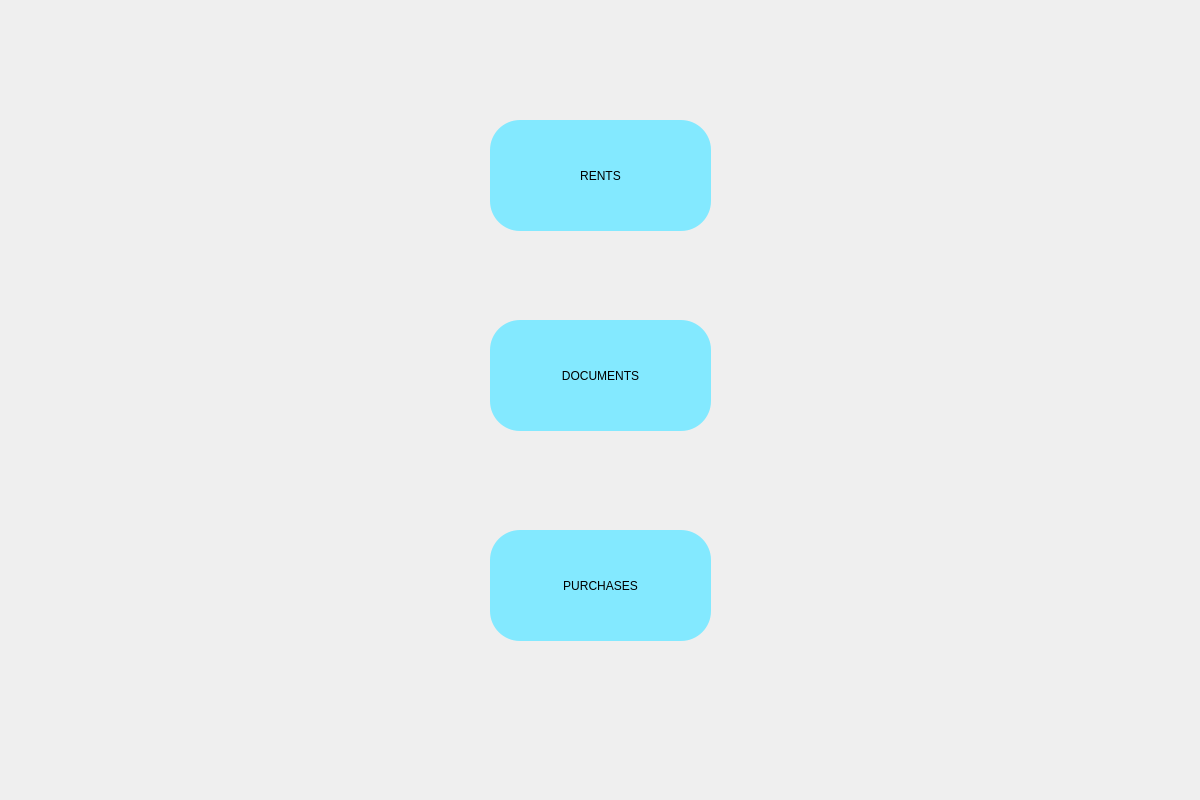
<?xml version="1.0" encoding="UTF-8"?>
<ui version="4.0">
 <class>Form</class>
 <widget class="QWidget" name="Form">
  <property name="geometry">
   <rect>
    <x>0</x>
    <y>0</y>
    <width>1200</width>
    <height>800</height>
   </rect>
  </property>
  <property name="windowTitle">
   <string>Form</string>
  </property>
  <widget class="QLabel" name="label">
   <property name="geometry">
    <rect>
     <x>0</x>
     <y>-10</y>
     <width>1200</width>
     <height>800</height>
    </rect>
   </property>
   <property name="styleSheet">
    <string notr="true">background-image: url(Stationary Isometric Mockup Seamless Pattern.jpeg);
;</string>
   </property>
   <property name="text">
    <string/>
   </property>
  </widget>
  <widget class="QLabel" name="label_2">
   <property name="geometry">
    <rect>
     <x>310</x>
     <y>70</y>
     <width>591</width>
     <height>681</height>
    </rect>
   </property>
   <property name="styleSheet">
    <string notr="true">
background-image: url(Untitled design.png);
border-bottom-right-radius:30px;</string>
   </property>
   <property name="text">
    <string/>
   </property>
  </widget>
  <widget class="QPushButton" name="docs_button">
   <property name="geometry">
    <rect>
     <x>490</x>
     <y>320</y>
     <width>221</width>
     <height>111</height>
    </rect>
   </property>
   <property name="styleSheet">
    <string notr="true">font: 20pt &quot;MV Boli&quot;;
background-color: rgb(131, 233, 255);

border-bottom-right-radius:30px;
border-top-right-radius:30px;
border-bottom-left-radius:30px;
border-top-left-radius:30px;</string>
   </property>
   <property name="text">
    <string>DOCUMENTS</string>
   </property>
  </widget>
  <widget class="QPushButton" name="inventory_button">
   <property name="geometry">
    <rect>
     <x>490</x>
     <y>120</y>
     <width>221</width>
     <height>111</height>
    </rect>
   </property>
   <property name="styleSheet">
    <string notr="true">font: 20pt &quot;MV Boli&quot;;
background-color: rgb(131, 233, 255);

border-bottom-right-radius:30px;
border-top-right-radius:30px;
border-bottom-left-radius:30px;
border-top-left-radius:30px;</string>
   </property>
   <property name="text">
    <string>RENTS</string>
   </property>
  </widget>
  <widget class="QPushButton" name="purchases_button">
   <property name="geometry">
    <rect>
     <x>490</x>
     <y>530</y>
     <width>221</width>
     <height>111</height>
    </rect>
   </property>
   <property name="styleSheet">
    <string notr="true">font: 20pt &quot;MV Boli&quot;;
background-color: rgb(131, 233, 255);

border-bottom-right-radius:30px;
border-top-right-radius:30px;
border-bottom-left-radius:30px;
border-top-left-radius:30px;</string>
   </property>
   <property name="text">
    <string>PURCHASES</string>
   </property>
  </widget>
 </widget>
 <resources>
  <include location="dash2.qrc"/>
  <include location="dash1.qrc"/>
 </resources>
 <connections/>
</ui>
